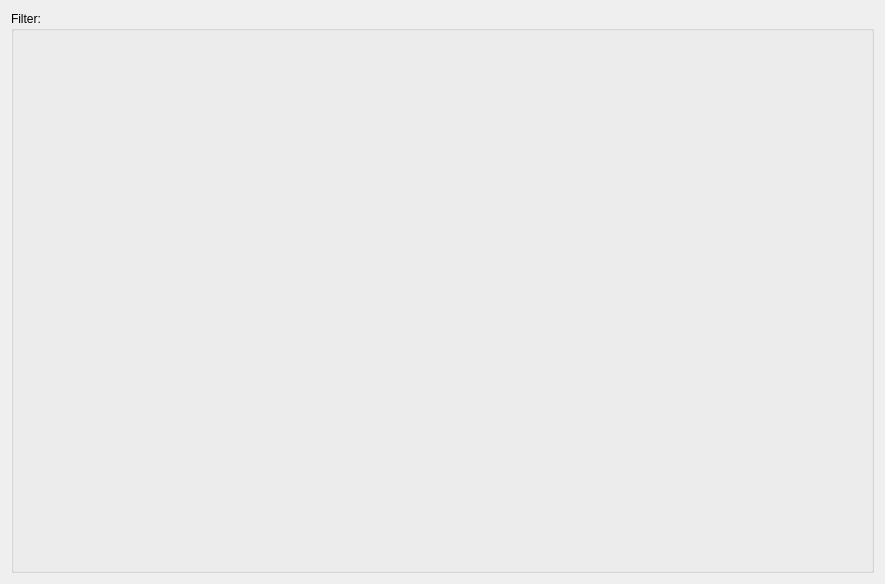
<?xml version="1.0" encoding="UTF-8"?>
<ui version="4.0">
 <class>ProviderPlugin</class>
 <widget class="QWidget" name="ProviderPlugin">
  <property name="geometry">
   <rect>
    <x>0</x>
    <y>0</y>
    <width>885</width>
    <height>584</height>
   </rect>
  </property>
  <property name="windowTitle">
   <string>Form</string>
  </property>
  <layout class="QGridLayout" name="gridLayout_2">
   <item row="0" column="0">
    <widget class="QGroupBox" name="filter_box">
     <property name="title">
      <string>Filter:</string>
     </property>
     <layout class="QGridLayout" name="gridLayout">
      <property name="leftMargin">
       <number>0</number>
      </property>
      <property name="topMargin">
       <number>4</number>
      </property>
      <property name="rightMargin">
       <number>0</number>
      </property>
      <property name="bottomMargin">
       <number>0</number>
      </property>
     </layout>
    </widget>
   </item>
  </layout>
 </widget>
 <resources/>
 <connections/>
</ui>
